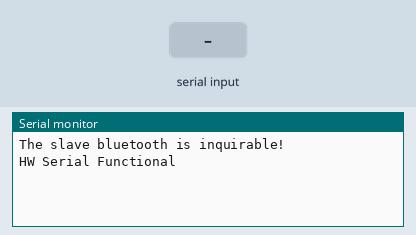
Simulated run of this sketch. Board: Arduino Uno, built with avr-gcc and run on an emulated ATmega328P. On the bench: the last lines printed to the serial monitor. The test bench sets the inputs (shaded band).

Above: at 5.2 s.
5.3 s: "1" received over the second serial link
At 6.3 s:
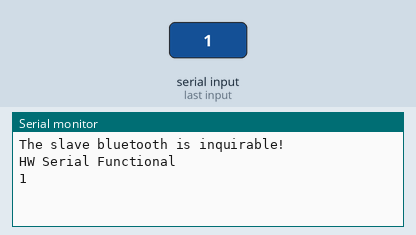
6.8 s: "0" received over the second serial link
At 7.4 s:
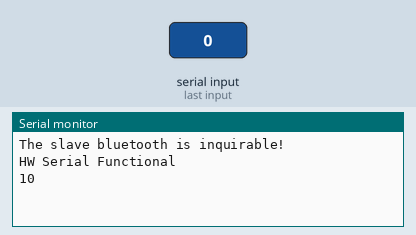

Measured:
- after the input at 5.3 s, the serial monitor: prints a new line at once (image 1)
- after the input at 6.8 s, the serial monitor: prints a new line at once (image 2)

The sketch:

simplest_bt_demo.ino
```cpp
/*
 *  |\/| _ | . _  _   (~ _  _  _ _
 *  |  |(_||<|| |(_|  _)(/_| |_\(/_
 *                _|
 *  github.com/kashev/making-sense
 *
 *  Kashev Dalmia :: dalmia3 :: kashev.dalmia@gmail.com
 *  Isaac Dupree  :: dupree2 :: isaac.dupree@gmail.com
 *
 *  simplest_bt_demo.ino
 */


#include <Arduino.h>
#include <SoftwareSerial.h>

/*
 * PINS
 */
#define pinBT_RX 6
#define pinBT_TX 7

#define HW_BAUD_RATE 9600
#define BT_BAUD_RATE 38400

SoftwareSerial spp = SoftwareSerial(pinBT_RX, pinBT_TX);

void setupBlueToothConnection()
{
    spp.begin(BT_BAUD_RATE);                    // Set BluetoothBee BaudRate to default baud rate 38400
    spp.print("\r\n+STWMOD=0\r\n");             // set the bluetooth work in slave mode
    spp.print("\r\n+STOAUT=1\r\n");             // Permit Paired device to connect me
    spp.print("\r\n+STAUTO=0\r\n");             // Auto-connection should be forbidden here
    spp.print("\r\n+STNA=SeeedBTSlave\r\n");    // set the bluetooth name as "SeeedBTSlave"
    delay(2000);                                // This delay is required.
    spp.print("\r\n+INQ=1\r\n");                // make the slave bluetooth inquirable
    Serial.println("The slave bluetooth is inquirable!");
    delay(2000);                                // This delay is required.
    spp.flush();
}


/*
 * ARDUINO REQUIRED
 */

void
setup (void)
{
    Serial.begin(HW_BAUD_RATE);
    pinMode(pinBT_RX, INPUT);
    pinMode(pinBT_TX, OUTPUT);

    setupBlueToothConnection();

    Serial.println("HW Serial Functional");

    spp.println("BT Serial Functional");
}

void
loop (void)
{
    if (spp.available())
    {
        Serial.write(spp.read());
    }

    if (Serial.available())
    {
        spp.write(Serial.read());
    }
}
```
